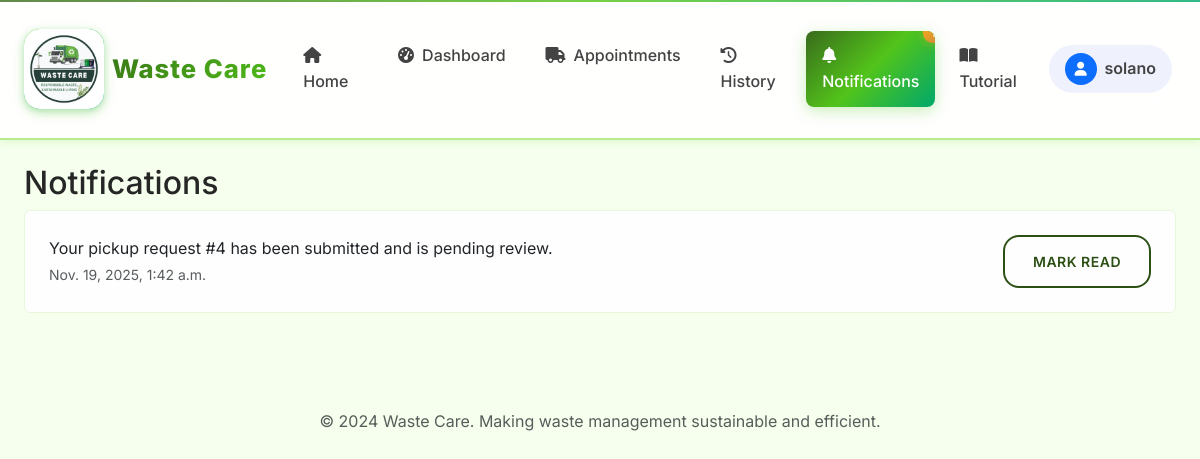
Before: /notifications/ (signed in) with the older database file.
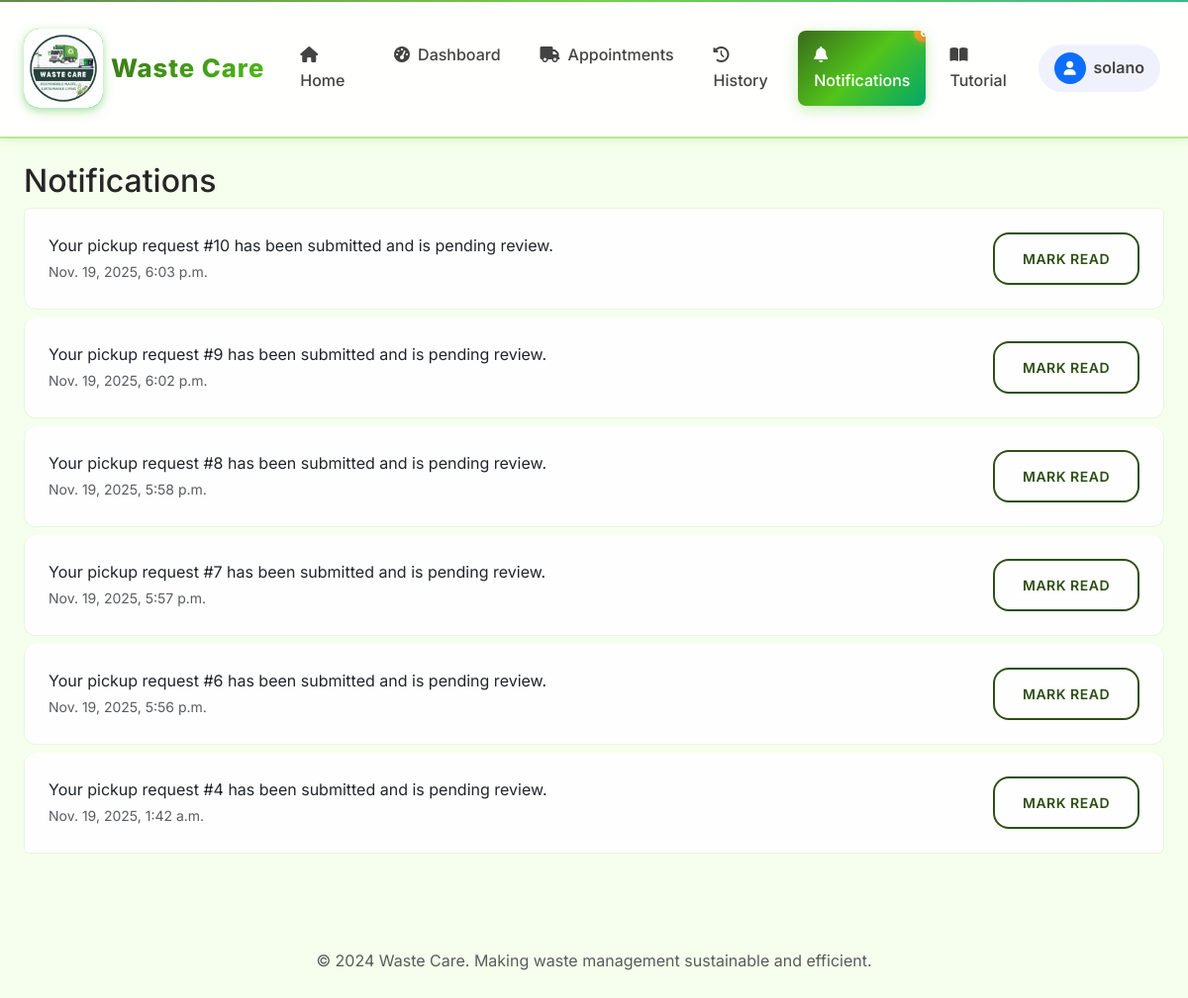
After: the same page with the newer database file.
### core/models.py (models this page shows, shortened)
class Notification(models.Model):
    user = models.ForeignKey(User, on_delete=models.CASCADE, related_name="notifications")
    message = models.CharField(max_length=255)
    created_at = models.DateTimeField(auto_now_add=True)
    is_read = models.BooleanField(default=False)

### core/views.py (the view)
# urls.py: path("notifications/", views.notifications, name="notifications"),
@login_required
def notifications(request):
    notes = Notification.objects.filter(user=request.user).order_by("-created_at")
    if request.method == 'POST' and 'mark_all_read' in request.POST:
        Notification.objects.filter(user=request.user, is_read=False).update(is_read=True)
        messages.success(request, "All notifications marked as read.")
        return redirect('core:notifications')
    return render(request, "core/notifications.html", {"notifications": notes})

### core/context_processors.py (called while the page is built)
def navbar_context(request):
    context = {
        'MAPTILER_API_KEY': settings.MAPTILER_API_KEY,
    }
    if request.user.is_authenticated:
        context['unread_notifications'] = Notification.objects.filter(
            user=request.user,
            is_read=False
        ).count()
    else:
        context['unread_notifications'] = 0
    return context

### core/templates/core/notifications.html
{% extends "base.html" %}
{% block content %}
<h2>Notifications</h2>
<div class="list-group">
  {% for n in notifications %}
    <div class="list-group-item d-flex justify-content-between align-items-center">
      <div>
        <div>{{ n.message }}</div>
        <small class="text-muted">{{ n.created_at }}</small>
      </div>
      {% if not n.is_read %}
        <a class="btn btn-sm btn-outline-primary" href="{% url 'core:notification_mark_read' n.pk %}">Mark read</a>
      {% endif %}
    </div>
  {% empty %}
    <div class="list-group-item">No notifications.</div>
  {% endfor %}
  </div>
{% endblock %}

Changed rows visible on the page:
added Notification: message "Your pickup request #10 has been submitted and is pending review.", created_at "Nov. 19, 2025, 6:03 p.m.", is_read "MARK READ"
added Notification: message "Your pickup request #9 has been submitted and is pending review.", created_at "Nov. 19, 2025, 6:02 p.m.", is_read "MARK READ"
added Notification: message "Your pickup request #8 has been submitted and is pending review.", created_at "Nov. 19, 2025, 5:58 p.m.", is_read "MARK READ"
added Notification: message "Your pickup request #7 has been submitted and is pending review.", created_at "Nov. 19, 2025, 5:57 p.m.", is_read "MARK READ"
added Notification: message "Your pickup request #6 has been submitted and is pending review.", created_at "Nov. 19, 2025, 5:56 p.m.", is_read "MARK READ"
